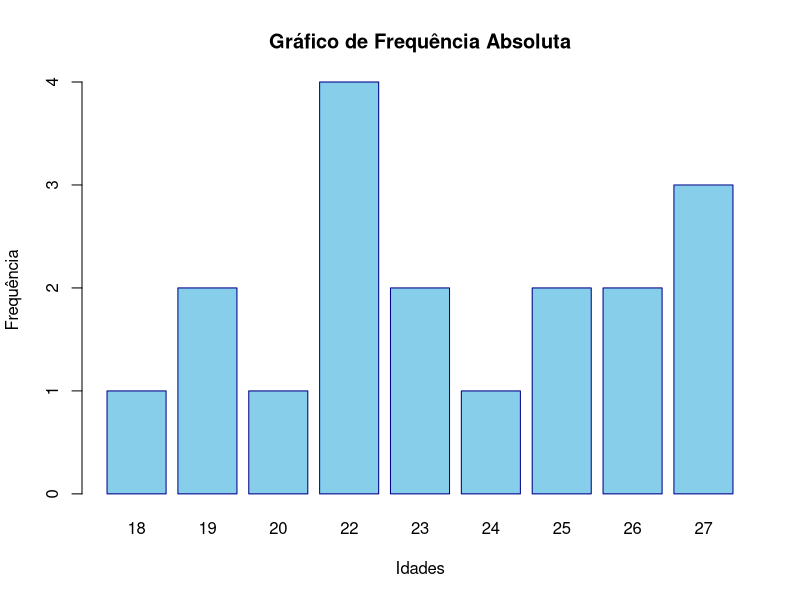

Write R code to recreate this figure.
# =====================================================
# ESTUDO SOBRE TABELA DE FREQUÊNCIA EM LINGUAGEM R
# =====================================================

# A tabela de frequência é uma das ferramentas mais básicas e 
# importantes da estatística descritiva. Ela organiza os dados de 
# forma resumida, mostrando quantas vezes cada valor 
# aparece (frequência absoluta), como essa quantidade se acumula 
# ao longo dos dados (frequência acumulada) e qual a proporção 
# percentual que cada valor representa (frequência relativa e 
# relativa acumulada).

# Tipos de frequência:
# Frequência Absoluta (f): Número de vezes que um valor aparece nos dados.
# Frequência Acumulada (F): Soma acumulada das frequências absolutas até aquele ponto.
# Frequência Relativa (f%): Percentual que representa cada valor em relação ao total de observações.
# Frequência Relativa Acumulada (F%): Soma acumulada dos percentuais até aquele valor.

# Vetor com idades.
idades <- c(18, 19, 19, 20, 22, 22, 22, 22, 23, 23, 24, 25, 25, 26, 26, 27, 27, 27)

# CONJUNTO DE FREQUÊNCIAS INDIVIDUAIS.
# Frequência Absoluta (f):
freq_absoluta <- table(idades)

# Visualizar frequência absoluta.
freq_absoluta

# Frequência acumulada (F):
freq_acumulada <- cumsum(as.vector(freq_absoluta))

# Visualizar frequência acumulada.
freq_acumulada

# Frequência relativa (f%):
freq_relativa <- prop.table(freq_absoluta) * 100

# Visualizar frequência relativa.
round(freq_relativa, 2)

# Frequência relativa acumulada (F%):
freq_rel_acumulada <- cumsum(as.vector(freq_relativa))

# Visualizar frequência relativa acumulada.
round(freq_rel_acumulada, 2)

# ==============================================================

# CALCULA DISTRIBUIÇÃO DE FREQUÊNCIAS(TUDO EM UM)

# Instalar o pacote dplyr:
# install.packages("dplyr")

# Executar o pacote dplyr:
library(dplyr)

# Criar tabela de frequência
tabela_freq <- data.frame(idades) %>%
  group_by(idades) %>%
  summarise(frequencia = n()) %>%
  mutate(
    freq_acumulada = cumsum(frequencia),
    freq_relativa = round((frequencia / sum(frequencia)) * 100, 1),
    freq_rel_Acumulada = cumsum(freq_relativa)
  )

# Visualizar tabela
tabela_freq


# Gráfico de frequência absoluta.
barplot(
  tabela_freq$frequencia,
  names.arg = tabela_freq$idades,
  main = "Gráfico de Frequência Absoluta",
  xlab = "Idades",
  ylab = "Frequência",
  col = "skyblue",
  border = "darkblue"
)


